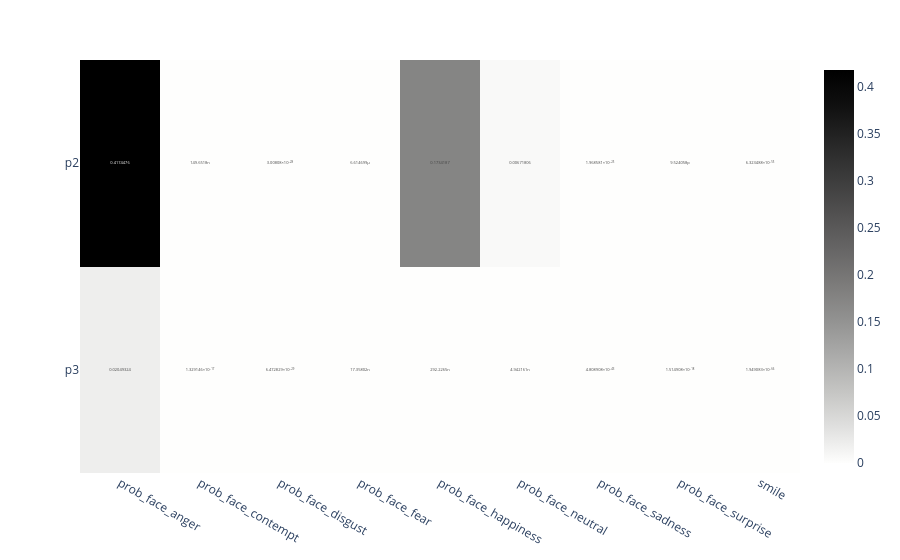

The cell this chart's notebook holds for it:
### Code cell
fig_p

### Figure 1 — Plotly figure (JSON) as saved in the notebook; plotly's stock layout.template omitted (floating-point values rounded to 4 significant figures)
{"data": [{"coloraxis": "coloraxis", "hovertemplate": "x: %{x}<br>y: %{y}<br>color: %{z}<extra></extra>", "name": "0", "texttemplate": "%{z}", "type": "heatmap", "x": ["prob_face_anger", "prob_face_contempt", "prob_face_disgust", "prob_face_fear", "prob_face_happiness", "prob_face_neutral", "prob_face_sadness", "prob_face_surprise", "smile"], "xaxis": "x", "y": ["p2", "p3"], "yaxis": "y", "z": [[0.4174, 1.497e-07, 3.008e-28, 6.615e-06, 0.1734, 0.006718, 1.969e-25, 9.524e-12, 6.323e-55], [0.02049, 1.329e-17, 6.473e-29, 1.736e-08, 2.922e-07, 4.942e-09, 4.809e-43, 1.515e-18, 1.949e-66]]}], "layout": {"coloraxis": {"colorscale": [[0, "rgb(254, 254, 253)"], [0.09091, "rgb(224, 224, 223)"], [0.1818, "rgb(197, 197, 195)"], [0.2727, "rgb(171, 171, 170)"], [0.3636, "rgb(146, 146, 145)"], [0.4545, "rgb(124, 123, 122)"], [0.5455, "rgb(102, 101, 101)"], [0.6364, "rgb(81, 80, 80)"], [0.7273, "rgb(59, 59, 59)"], [0.8182, "rgb(38, 38, 38)"], [0.9091, "rgb(16, 16, 16)"], [1, "rgb(0, 0, 0)"]]}, "margin": {"t": 60}, "xaxis": {"anchor": "y", "domain": [0, 1]}, "yaxis": {"anchor": "x", "autorange": "reversed", "domain": [0, 1]}}}
